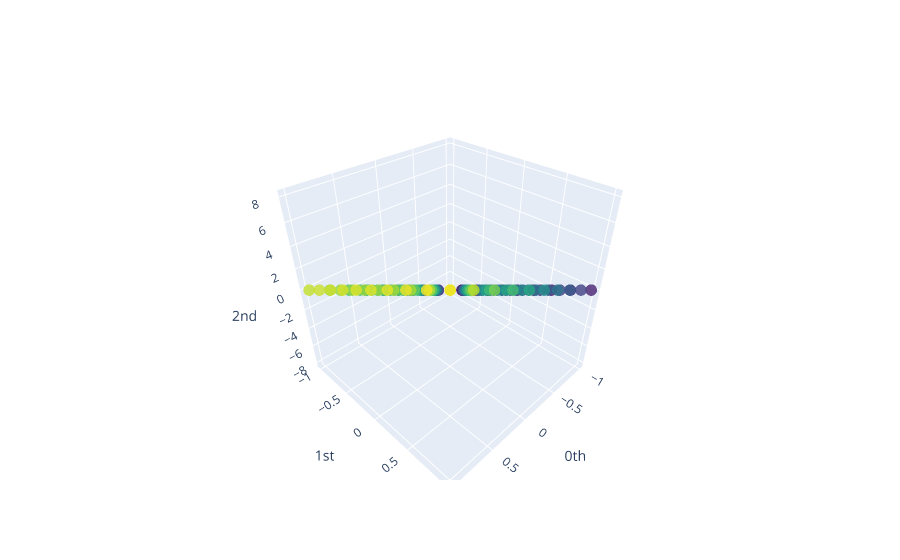

Notebook cell for this chart:
### Code cell
plot_point_cloud(point_clouds[-1]).show()
